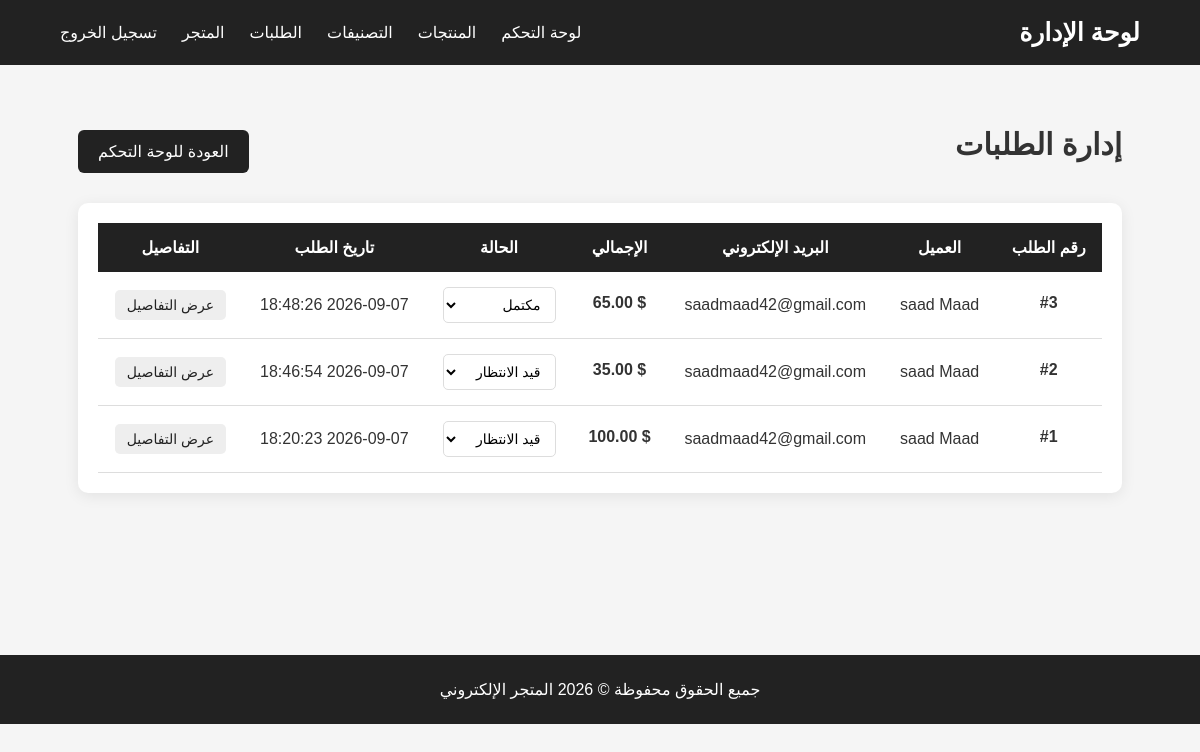
Screenshot of /admin/orders.php (signed in) with the database file from the repository.
### tables this page shows
CREATE TABLE `orders` (
  `id` int(11) NOT NULL,
  `user_id` int(11) NOT NULL,
  `total` decimal(10,2) NOT NULL,
  `status` enum('pending','processing','completed','cancelled') DEFAULT 'pending',
  `created_at` timestamp NOT NULL DEFAULT current_timestamp()
);

CREATE TABLE `users` (
  `id` int(11) NOT NULL,
  `name` varchar(100) NOT NULL,
  `email` varchar(150) NOT NULL,
  `password` varchar(255) NOT NULL,
  `role` enum('customer','admin') DEFAULT 'customer',
  `created_at` timestamp NOT NULL DEFAULT current_timestamp()
);

### admin/orders.php (the view, shortened to what this page needs)
<?php
require_once "../config/database.php";
$orders_result = $conn->query(
    "SELECT
        o.id,
        o.user_id,
        o.total,
        o.status,
        o.created_at,
        u.name AS customer_name,
        u.email AS customer_email
     FROM orders o
     INNER JOIN users u
        ON o.user_id = u.id
     ORDER BY o.id DESC"
);
?>
<!DOCTYPE html>
<html lang="ar" dir="rtl">
<head>
    <link
        rel="stylesheet"
        href="../assets/css/style.css"
    >
</head>
<body>
<header>
    <nav class="navbar">
        <div class="container">
            <h1 class="logo">
                لوحة الإدارة
            </h1>
            <ul class="nav-links">
                <li>
                    <a href="index.php">
                        لوحة التحكم
                    </a>
                </li>
                <li>
                    <a href="products.php">
                        المنتجات
                    </a>
                </li>
                <li>
                    <a href="categories.php">
                        التصنيفات
                    </a>
                </li>
                <li>
                    <a href="orders.php">
                        الطلبات
                    </a>
                </li>
                <li>
                    <a href="../index.php">
                        المتجر
                    </a>
                </li>
                <li>
                    <a href="../logout.php">
                        تسجيل الخروج
                    </a>
                </li>
            </ul>
        </div>
    </nav>
</header>
<main>
    <section class="admin-section">
        <div class="container">
            <div class="admin-page-header">
                <h2 class="section-title">
                    إدارة الطلبات
                </h2>
                <a
                    href="index.php"
                    class="btn"
                >
                    العودة للوحة التحكم
                </a>
            </div>
            <div class="admin-table-container">
                <table class="admin-table">
                    <thead>
                        <tr>
                            <th>
                                رقم الطلب
                            </th>
                            <th>
                                العميل
                            </th>
                            <th>
                                البريد الإلكتروني
                            </th>
                            <th>
                                الإجمالي
                            </th>
                            <th>
                                الحالة
                            </th>
                            <th>
                                تاريخ الطلب
                            </th>
                            <th>
                                التفاصيل
                            </th>
                        </tr>
                    </thead>
                    <tbody>
                        <?php if ($orders_result->num_rows > 0): ?>
                            <?php while ($order = $orders_result->fetch_assoc()): ?>
                                <tr>
                                    <td>
                                        <strong>
                                            #<?php
                                            echo $order["id"];
                                            ?>
                                        </strong>
                                    </td>
                                    <td>
                                        <?php
                                        echo htmlspecialchars(
                                            $order["customer_name"]
                                        );
                                        ?>
                                    </td>
                                    <td>
                                        <?php
                                        echo htmlspecialchars(
                                            $order["customer_email"]
                                        );
                                        ?>
                                    </td>
                                    <td>
                                        <strong>
                                            $
                                            <?php
                                            echo number_format(
                                                $order["total"],
                                                2
                                            );
                                            ?>
                                        </strong>
                                    </td>
                                    <td>
                                        <form
                                            method="POST"
                                            class="status-form"
                                        >
                                            <select
                                                name="status"
                                                onchange="this.form.submit()"
                                            >
                                                <option
                                                    value="pending"
                                                    <?php
                                                    if (
                                                        $order["status"]
                                                        === "pending"
                                                    ) {
                                                        echo "selected";
                                                    }
                                                    ?>
                                                >
                                                    قيد الانتظار
                                                </option>
                                                <option
                                                    value="completed"
                                                    <?php
                                                    if (
                                                        $order["status"]
                                                        === "completed"
                                                    ) {
                                                        echo "selected";
                                                    }
                                                    ?>
                                                >
                                                    مكتمل
                                                </option>
                                            </select>
                                        </form>
                                    </td>
                                    <td>
                                        <?php
                                        echo htmlspecialchars(
                                            $order["created_at"]
                                        );
                                        ?>
                                    </td>
                                    <td>
                                        <a
                                            href="order_details.php?id=<?php
                                            echo $order["id"];
                                            ?>"
                                            class="edit-btn"
                                        >
                                            عرض التفاصيل
                                        </a>
                                    </td>
                                </tr>
                            <?php endwhile; ?>
                        <?php endif; ?>
                    </tbody>
                </table>
            </div>
        </div>
    </section>
</main>
<footer>
    <p>
        جميع الحقوق محفوظة © 2026
        المتجر الإلكتروني
    </p>
</footer>
</body>
</html>

### assets/css/style.css (style rules this page uses)
* { margin: 0; padding: 0; box-sizing: border-box; }
body { font-family: Arial, sans-serif; background: #f5f5f5; color: #333; }
.container { width: 90%; max-width: 1200px; margin: auto; }
.navbar { background: #222; padding: 18px 0; }
.navbar .container { display: flex; justify-content: space-between; align-items: center; }
.logo { color: white; font-size: 25px; }
.nav-links { list-style: none; display: flex; gap: 25px; }
.nav-links a { color: white; text-decoration: none; font-size: 16px; }
.btn { display: inline-block; background: #222; color: white; padding: 12px 20px; border-radius: 6px; text-decoration: none; margin-top: 15px; }
.section-title { text-align: center; margin-bottom: 35px; font-size: 30px; }
footer { background: #222; color: white; text-align: center; padding: 25px 0; margin-top: 30px; }
.admin-section { min-height: 70vh; padding: 50px 20px; }
.admin-page-header { display: flex; justify-content: space-between; align-items: center; margin-bottom: 30px; gap: 20px; }
.admin-page-header .section-title { margin: 0; }
.admin-table-container { background: white; padding: 20px; border-radius: 10px; box-shadow: 0 3px 15px rgba(0, 0, 0, 0.08); overflow-x: auto; }
.admin-table { width: 100%; border-collapse: collapse; min-width: 850px; }
.admin-table th { background: #222; color: white; padding: 15px; text-align: center; }
.admin-table td { padding: 15px; border-bottom: 1px solid #ddd; text-align: center; vertical-align: middle; }
.admin-table td strong { display: block; margin-bottom: 5px; }
.edit-btn, .delete-btn { padding: 7px 12px; border-radius: 5px; text-decoration: none; font-size: 14px; }
.edit-btn { background: #eee; color: #222; }
.status-form { margin: 0; }
.status-form select { padding: 8px 10px; border: 1px solid #ddd; border-radius: 5px; font-size: 14px; font-family: inherit; cursor: pointer; background: white; }

### rows the page displays
orders: id "3", user.name "saad Maad", user.email "saadmaad42@gmail.com", total "65.00", status "مكتمل", created_at "2026-09-07 18:48:26"
orders: id "2", user.name "saad Maad", user.email "saadmaad42@gmail.com", total "35.00", status "قيد الانتظار", created_at "2026-09-07 18:46:54"
orders: id "1", user.name "saad Maad", user.email "saadmaad42@gmail.com", total "100.00", status "قيد الانتظار", created_at "2026-09-07 18:20:23"
